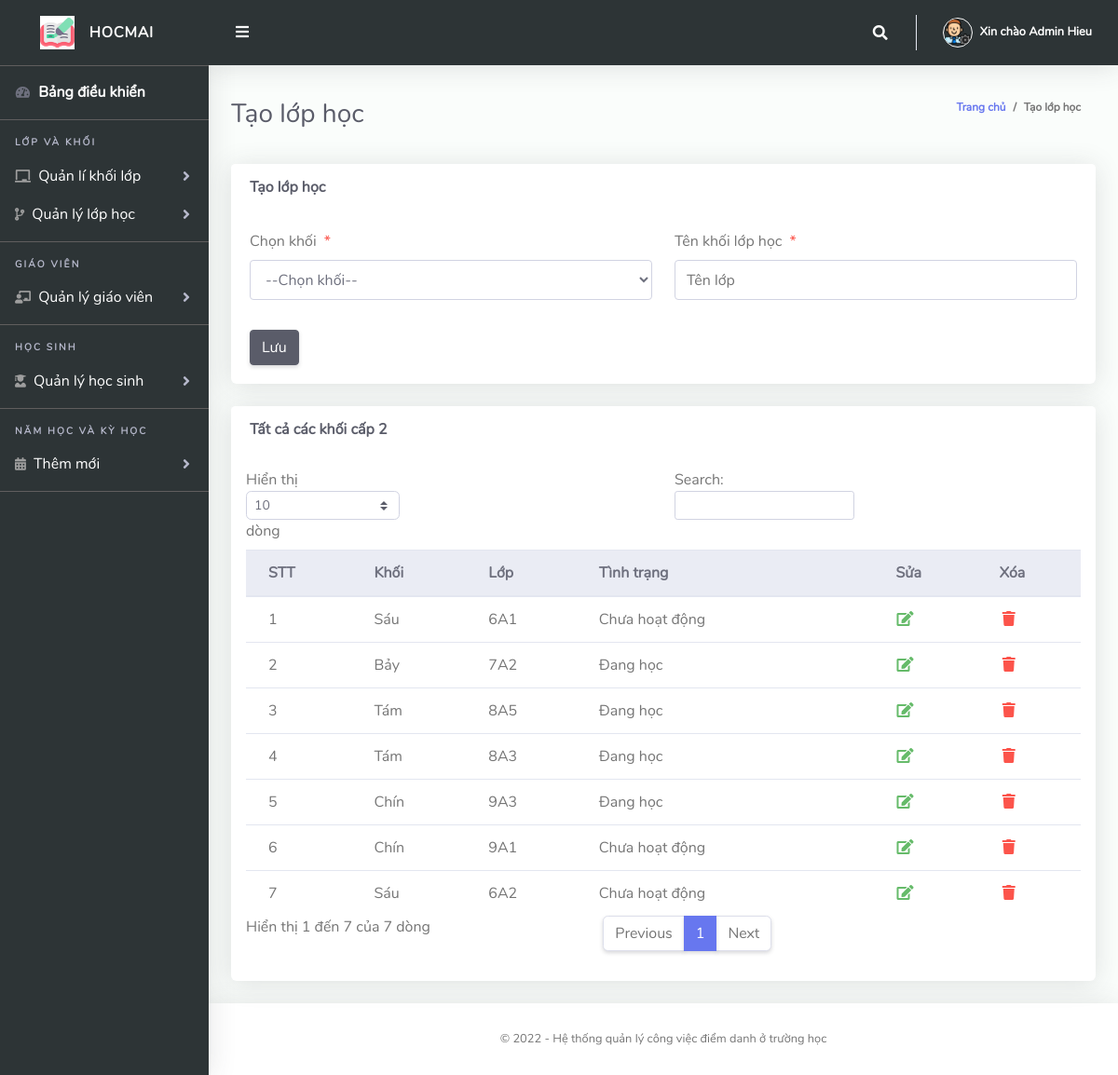
The app's page /Admin/lop.php (signed in) with its own data.
### tables this page shows
CREATE TABLE `lop` (
  `Id` int(10) NOT NULL,
  `maKhoi` varchar(10) NOT NULL,
  `tenLop` varchar(255) NOT NULL,
  `trangthaiLop` varchar(10) NOT NULL
);

CREATE TABLE `khoi` (
  `Id` int(10) NOT NULL,
  `khoiLop` varchar(255) NOT NULL
);

### Admin/lop.php (the view, shortened to what this page needs)
<?php
include '../Includes/dbcon.php';
?>
<!DOCTYPE html>
<html lang="en">
<head>
  <link rel="stylesheet" href="https://cdnjs.cloudflare.com/ajax/libs/font-awesome/5.8.2/css/all.min.css"/>
  <link href="../vendor/bootstrap/css/bootstrap.min.css" rel="stylesheet" type="text/css">
  <link href="css/style.css" rel="stylesheet">
</head>
<body id="page-top">
  <div id="wrapper">
      <?php include "Includes/sidebar.php";?>
    <div id="content-wrapper" class="d-flex flex-column">
      <div id="content">
       <?php include "Includes/topbar.php";?>
        <div class="container-fluid" id="container-wrapper">
          <div class="d-sm-flex align-items-center justify-content-between mb-4">
            <h1 class="h3 mb-0 text-gray-800">Tạo lớp học</h1>
            <ol class="breadcrumb">
              <li class="breadcrumb-item"><a href="./">Trang chủ</a></li>
              <li class="breadcrumb-item active" aria-current="page">Tạo lớp học</li>
            </ol>
          </div>
          <div class="row">
            <div class="col-lg-12">
              <div class="card mb-4">
                <div class="card-header py-3 d-flex flex-row align-items-center justify-content-between">
                  <h6 class="m-0 font-weight-bold text-dark">Tạo lớp học</h6>
                </div>
                <div class="card-body">
                  <form method="post">
                    <div class="form-group row mb-3">
                        <div class="col-xl-6">
                        <label class="form-control-label">Chọn khối<span class="text-danger ml-2">*</span></label>
                         <?php
                        $qry= "SELECT * FROM khoi ORDER BY id ASC";
                        $result = $conn->query($qry);
                        $num = $result->num_rows;
                        if ($num > 0){
                          echo ' <select required name="maKhoi" class="form-control mb-3">';
                          echo'<option value="">--Chọn khối--</option>';
                                  echo '</select>';
                              }
                            ?>
                        </div>
                        <div class="col-xl-6">
                        <label class="form-control-label">Tên khối lớp học<span class="text-danger ml-2">*</span></label>
                      <input type="text" class="form-control" name="tenLop" value="<?php echo $row['tenLop'];?>" id="exampleInputFirstName" placeholder="Tên lớp">
                        </div>
                    </div>
                      <?php
                    if (isset($Id))
                    {
                    ?>
                    <button type="submit" name="update" class="btn btn-warning">Cập nhật</button>
                    &nbsp;&nbsp;&nbsp;&nbsp;&nbsp;&nbsp;&nbsp;&nbsp;&nbsp;&nbsp;
                    <?php
                    } else {
                    ?>
                    <button type="submit" name="save" class="btn btn-dark">Lưu</button>
                    <?php
                    }
                    ?>
                  </form>
                </div>
              </div>
                 <div class="row">
              <div class="col-lg-12">
              <div class="card mb-4">
                <div class="card-header py-3 d-flex flex-row align-items-center justify-content-between">
                  <h6 class="m-0 font-weight-bold text-dark">Tất cả các khối cấp 2</h6>
                </div>
                <div class="table-responsive p-3">
                  <table class="table align-items-center table-flush table-hover" id="dataTableHover">
                    <thead class="thead-light">
                      <tr>
                        <th>STT</th>
                        <th>Khối</th>
                        <th>Lớp</th>
                         <th>Tình trạng</th>
                        <th>Sửa</th>
                        <th>Xóa</th>
                      </tr>
                    </thead>
                    <tbody>
                  <?php
                      $query = "SELECT l.Id,l.trangthaiLop,k.khoiLop,l.tenLop
                      FROM lop l
                      INNER JOIN khoi k ON k.Id = l.maKhoi";
                      $rs = $conn->query($query);
                      $num = $rs->num_rows;
                      $sn=0;
                      $status="";
                      if($num > 0)
                      {
                        while ($rows = $rs->fetch_assoc())
                          {
                              if($rows['trangthaiLop'] == '1'){$status = "Đang học";}else{$status = "Chưa hoạt động";}
                             $sn = $sn + 1;
                            echo"
                              <tr>
                                <td>".$sn."</td>
                                <td>".$rows['khoiLop']."</td>
                                <td>".$rows['tenLop']."</td>
                                <td>".$status."</td>
                                <td><a href='?action=edit&Id=".$rows['Id']."'><i class='fas fa-fw fa-edit text-success'></i></a></td>
                                <td><a href='?action=delete&Id=".$rows['Id']."'><i class='fas fa-fw fa-trash text-danger'></i></a></td>
                              </tr>";
                          }
                      }
                      else
                      {
                           echo
                           "<div class='alert alert-danger' role='alert'>
                            No Record Found!
                            </div>";
                      }
                      ?>
                    </tbody>
                  </table>
                </div>
              </div>
            </div>
            </div>
          </div>
        </div>
      </div>
       <?php include "Includes/footer.php";?>
    </div>
  </div>
</body>
</html>

### Admin/Includes/topbar.php (shortened to what this page needs)
<?php
  $query = "SELECT * FROM admin WHERE Id = ".$_SESSION['userId']."";
  $rs = $conn->query($query);
  $rows = $rs->fetch_assoc();
  $fullName = $rows['firstName']." ".$rows['lastName'];
?>
<nav class="navbar navbar-expand navbar-light bg-gradient-primary topbar mb-4 static-top">
          <button id="sidebarToggleTop" class="btn btn-link rounded-circle mr-3">
            <i class="fa fa-bars"></i>
          </button>
          <ul class="navbar-nav ml-auto">
            <li class="nav-item dropdown no-arrow">
              <a class="nav-link dropdown-toggle" href="#" id="searchDropdown" role="button" data-toggle="dropdown"
                aria-haspopup="true" aria-expanded="false">
                <i class="fas fa-search fa-fw"></i>
              </a>
            </li>
            <li class="nav-item dropdown no-arrow">
              <a class="nav-link dropdown-toggle" href="#" id="userDropdown" role="button" data-toggle="dropdown"
                aria-haspopup="true" aria-expanded="false">
                <img class="img-profile rounded-circle" src="img/user-icn.png" style="max-width: 60px">
                <span class="ml-2 d-none d-lg-inline text-white small"><b>Xin chào <?php echo $fullName;?></b></span>
              </a>
            </li>
          </ul>
        </nav>

### Admin/css/style.css (style rules this page uses)
html { position: relative; min-height: 100%; font-family: Nunito }
body { height: 100% }
#wrapper { display: -webkit-box; display: -ms-flexbox; display: flex }
#wrapper #content-wrapper { background-color: #fafdfb; width: 100%; overflow-x: hidden }
#wrapper #content-wrapper #content { -webkit-box-flex: 1; -ms-flex: 1 0 auto; flex: 1 0 auto }
.container, .container-fluid, .container-login { padding-left: 1.5rem; padding-right: 1.5rem }
.bg-gradient-primary { background-color: #2d3436; background-size: cover }
.text-gray-800 { color: #5a5c69 !important }
.dropdown.no-arrow .dropdown-toggle::after { display: none }
.sidebar .nav-item.dropdown .dropdown-toggle::after, .topbar .nav-item.dropdown .dropdown-toggle::after { width: 1rem; text-align: center; float: right; vertical-align: 0; border: 0; font-weight: 900; content: '\f105'; font-family: 'Font Awesome 5 Free' }
.sidebar .nav-item .nav-link, .topbar .nav-item .nav-link { position: relative }
.sidebar .nav-item .nav-link .img-profile, .topbar .nav-item .nav-link .img-profile { height: 2rem; width: 2rem; border: 1px solid #fafafa }
.topbar { height: 4.375rem; z-index: 2; -webkit-box-shadow: 0 .15rem 1.75rem 0 rgba(58, 59, 69, .15) !important; box-shadow: 0 .15rem 1.75rem 0 rgba(58, 59, 69, .15) !important }
.topbar #sidebarToggleTop { height: 2.5rem; width: 2.5rem; -webkit-box-shadow: 0 0 !important; box-shadow: 0 0 !important }
.topbar .nav-item .nav-link { height: 4.375rem; display: -webkit-box; display: -ms-flexbox; display: flex; -webkit-box-align: center; -ms-flex-align: center; align-items: center; padding: 0 .75rem }
.topbar .dropdown { position: static }
@media (min-width:576px) { .topbar .dropdown { position: relative } }
.topbar.navbar-light .navbar-nav .nav-item .nav-link { color: #fafafa; transition: all .3s ease-in-out; -webkit-transition: all .3s ease-in-out }
.breadcrumb { background-color: transparent; font-size: 12px; font-weight: 700 }
.table-flush td, .table-flush th { border-right: 0; border-left: 0 }
.table-flush tbody tr:first-child td, .table-flush tbody tr:first-child th { border-top: 0 }
.table-flush tbody tr:last-child td, .table-flush tbody tr:last-child th { border-bottom: 0 }
.card .table { margin-bottom: 0 }
.card .table td, .card .table th { padding-right: 1.5rem; padding-left: 1.5rem }
.card { -webkit-box-shadow: 0 .15rem 1.75rem 0 rgba(58, 59, 69, .15) !important; box-shadow: 0 .15rem 1.75rem 0 rgba(58, 59, 69, .15) !important }

### records on screen
lop: khoi.khoiLop "Sáu", tenLop "6A1", trangthaiLop "Chưa hoạt động"
lop: khoi.khoiLop "Bảy", tenLop "7A2", trangthaiLop "Đang học"
lop: khoi.khoiLop "Tám", tenLop "8A5", trangthaiLop "Đang học"
lop: khoi.khoiLop "Tám", tenLop "8A3", trangthaiLop "Đang học"
lop: khoi.khoiLop "Chín", tenLop "9A3", trangthaiLop "Đang học"
lop: khoi.khoiLop "Chín", tenLop "9A1", trangthaiLop "Chưa hoạt động"
lop: khoi.khoiLop "Sáu", tenLop "6A2", trangthaiLop "Chưa hoạt động"

### other values on screen
$fullName "Admin Hieu"
